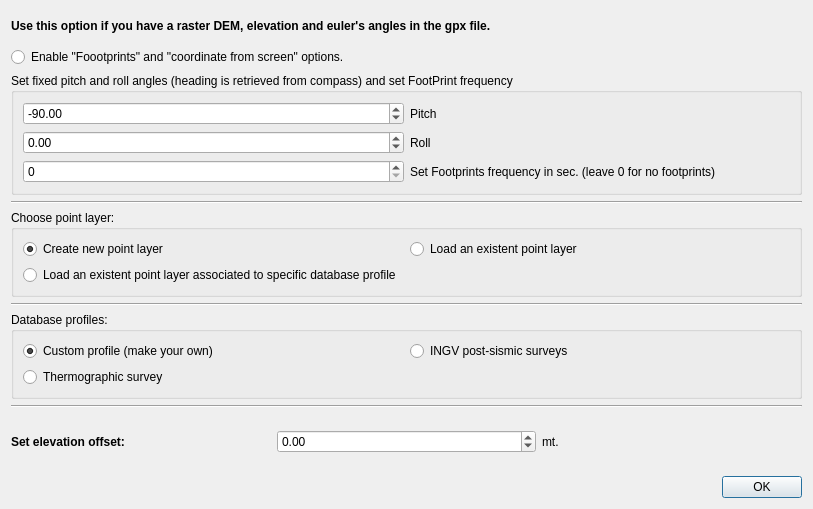
<?xml version="1.0" encoding="UTF-8"?>
<ui version="4.0">
 <class>OptionDialog</class>
 <widget class="QDialog" name="OptionDialog">
  <property name="geometry">
   <rect>
    <x>0</x>
    <y>0</y>
    <width>813</width>
    <height>509</height>
   </rect>
  </property>
  <property name="windowTitle">
   <string>Options</string>
  </property>
  <layout class="QVBoxLayout" name="verticalLayout">
   <item>
    <layout class="QGridLayout" name="gridLayout_3">
     <item row="0" column="0">
      <widget class="QLabel" name="label">
       <property name="font">
        <font>
         <weight>75</weight>
         <bold>true</bold>
         <stylestrategy>PreferDefault</stylestrategy>
        </font>
       </property>
       <property name="frameShadow">
        <enum>QFrame::Plain</enum>
       </property>
       <property name="text">
        <string>Use this option if you have a raster DEM, elevation and euler's angles in the gpx file.</string>
       </property>
       <property name="textFormat">
        <enum>Qt::RichText</enum>
       </property>
      </widget>
     </item>
     <item row="1" column="0">
      <layout class="QHBoxLayout" name="horizontalLayout_2">
       <item>
        <widget class="QRadioButton" name="FootprintsRadioButton">
         <property name="text">
          <string>Enable &quot;Foootprints&quot; and &quot;coordinate from screen&quot; options.</string>
         </property>
        </widget>
       </item>
      </layout>
     </item>
    </layout>
   </item>
   <item>
    <widget class="QGroupBox" name="groupBox_2">
     <property name="title">
      <string>Set fixed pitch and roll angles (heading is retrieved from compass) and set FootPrint frequency</string>
     </property>
     <layout class="QGridLayout" name="gridLayout_4">
      <item row="0" column="0">
       <layout class="QVBoxLayout" name="verticalLayout_3">
        <item>
         <layout class="QHBoxLayout" name="horizontalLayout_8">
          <item>
           <widget class="QDoubleSpinBox" name="PitchDoubleSpinBox">
            <property name="enabled">
             <bool>true</bool>
            </property>
            <property name="minimum">
             <double>-180.000000000000000</double>
            </property>
            <property name="maximum">
             <double>180.000000000000000</double>
            </property>
            <property name="value">
             <double>-90.000000000000000</double>
            </property>
           </widget>
          </item>
          <item>
           <widget class="QLabel" name="label_10">
            <property name="enabled">
             <bool>true</bool>
            </property>
            <property name="text">
             <string>Pitch</string>
            </property>
           </widget>
          </item>
         </layout>
        </item>
        <item>
         <layout class="QHBoxLayout" name="horizontalLayout_7">
          <item>
           <widget class="QDoubleSpinBox" name="RollDoubleSpinBox">
            <property name="enabled">
             <bool>true</bool>
            </property>
            <property name="minimum">
             <double>-180.000000000000000</double>
            </property>
            <property name="maximum">
             <double>180.000000000000000</double>
            </property>
           </widget>
          </item>
          <item>
           <widget class="QLabel" name="label_11">
            <property name="enabled">
             <bool>true</bool>
            </property>
            <property name="text">
             <string>Roll</string>
            </property>
           </widget>
          </item>
         </layout>
        </item>
        <item>
         <layout class="QHBoxLayout" name="horizontalLayout">
          <item>
           <widget class="QSpinBox" name="FootprintSpinBox">
            <property name="enabled">
             <bool>true</bool>
            </property>
            <property name="maximum">
             <number>10000</number>
            </property>
           </widget>
          </item>
          <item>
           <widget class="QLabel" name="label_4">
            <property name="enabled">
             <bool>true</bool>
            </property>
            <property name="text">
             <string>Set Footprints frequency in sec. (leave 0 for no footprints)</string>
            </property>
           </widget>
          </item>
         </layout>
        </item>
       </layout>
      </item>
     </layout>
    </widget>
   </item>
   <item>
    <widget class="Line" name="line_3">
     <property name="orientation">
      <enum>Qt::Horizontal</enum>
     </property>
    </widget>
   </item>
   <item>
    <widget class="QGroupBox" name="groupBox">
     <property name="title">
      <string>Choose point layer:</string>
     </property>
     <layout class="QGridLayout" name="gridLayout">
      <item row="0" column="1">
       <widget class="QRadioButton" name="LoadExistentLayerradioButton">
        <property name="text">
         <string>Load an existent point layer</string>
        </property>
       </widget>
      </item>
      <item row="1" column="0" colspan="2">
       <widget class="QRadioButton" name="LoadProfileLayerradioButton">
        <property name="text">
         <string>Load an existent point layer associated to specific database profile</string>
        </property>
        <property name="checked">
         <bool>false</bool>
        </property>
       </widget>
      </item>
      <item row="0" column="0">
       <widget class="QRadioButton" name="CreateNewLayerradioButton">
        <property name="text">
         <string>Create new point layer</string>
        </property>
        <property name="checked">
         <bool>true</bool>
        </property>
       </widget>
      </item>
     </layout>
    </widget>
   </item>
   <item>
    <widget class="Line" name="line_2">
     <property name="orientation">
      <enum>Qt::Horizontal</enum>
     </property>
    </widget>
   </item>
   <item>
    <widget class="QGroupBox" name="groupBox">
     <property name="title">
      <string>Database profiles:                       </string>
     </property>
     <layout class="QGridLayout" name="gridLayout_2">
      <item row="0" column="1">
       <widget class="QRadioButton" name="INGVradioButton">
        <property name="text">
         <string>INGV post-sismic surveys</string>
        </property>
        <property name="checked">
         <bool>false</bool>
        </property>
       </widget>
      </item>
      <item row="0" column="0">
       <widget class="QRadioButton" name="CustomProfileradioButton">
        <property name="text">
         <string>Custom profile (make your own)</string>
        </property>
        <property name="checked">
         <bool>true</bool>
        </property>
       </widget>
      </item>
      <item row="1" column="0">
       <widget class="QRadioButton" name="ThermographicradioButton">
        <property name="text">
         <string>Thermographic survey</string>
        </property>
       </widget>
      </item>
     </layout>
    </widget>
   </item>
   <item>
    <widget class="Line" name="line">
     <property name="orientation">
      <enum>Qt::Horizontal</enum>
     </property>
    </widget>
   </item>
   <item>
    <layout class="QHBoxLayout" name="horizontalLayout_3">
     <item>
      <widget class="QLabel" name="label_5">
       <property name="font">
        <font>
         <weight>75</weight>
         <bold>true</bold>
        </font>
       </property>
       <property name="text">
        <string>Set elevation offset: </string>
       </property>
      </widget>
     </item>
     <item>
      <widget class="QDoubleSpinBox" name="EleOffsetSpinBox">
       <property name="minimum">
        <double>-1000000000.000000000000000</double>
       </property>
       <property name="maximum">
        <double>1000000000.000000000000000</double>
       </property>
      </widget>
     </item>
     <item>
      <widget class="QLabel" name="label_6">
       <property name="text">
        <string>mt.</string>
       </property>
      </widget>
     </item>
    </layout>
   </item>
   <item>
    <widget class="QDialogButtonBox" name="buttonBox">
     <property name="orientation">
      <enum>Qt::Horizontal</enum>
     </property>
     <property name="standardButtons">
      <set>QDialogButtonBox::Ok</set>
     </property>
    </widget>
   </item>
  </layout>
  <zorder>line_2</zorder>
  <zorder>groupBox</zorder>
  <zorder>line</zorder>
  <zorder>buttonBox</zorder>
  <zorder>groupBox</zorder>
  <zorder>groupBox_2</zorder>
  <zorder>line_3</zorder>
 </widget>
 <tabstops>
  <tabstop>FootprintsRadioButton</tabstop>
  <tabstop>CreateNewLayerradioButton</tabstop>
  <tabstop>LoadExistentLayerradioButton</tabstop>
  <tabstop>LoadProfileLayerradioButton</tabstop>
  <tabstop>CustomProfileradioButton</tabstop>
  <tabstop>INGVradioButton</tabstop>
  <tabstop>buttonBox</tabstop>
 </tabstops>
 <resources/>
 <connections>
  <connection>
   <sender>buttonBox</sender>
   <signal>accepted()</signal>
   <receiver>OptionDialog</receiver>
   <slot>accept()</slot>
   <hints>
    <hint type="sourcelabel">
     <x>93</x>
     <y>497</y>
    </hint>
    <hint type="destinationlabel">
     <x>157</x>
     <y>274</y>
    </hint>
   </hints>
  </connection>
  <connection>
   <sender>buttonBox</sender>
   <signal>rejected()</signal>
   <receiver>OptionDialog</receiver>
   <slot>reject()</slot>
   <hints>
    <hint type="sourcelabel">
     <x>93</x>
     <y>497</y>
    </hint>
    <hint type="destinationlabel">
     <x>286</x>
     <y>274</y>
    </hint>
   </hints>
  </connection>
  <connection>
   <sender>FootprintsRadioButton</sender>
   <signal>clicked(bool)</signal>
   <receiver>FootprintSpinBox</receiver>
   <slot>setEnabled(bool)</slot>
   <hints>
    <hint type="sourcelabel">
     <x>122</x>
     <y>59</y>
    </hint>
    <hint type="destinationlabel">
     <x>77</x>
     <y>187</y>
    </hint>
   </hints>
  </connection>
  <connection>
   <sender>FootprintsRadioButton</sender>
   <signal>toggled(bool)</signal>
   <receiver>groupBox_2</receiver>
   <slot>setVisible(bool)</slot>
   <hints>
    <hint type="sourcelabel">
     <x>238</x>
     <y>59</y>
    </hint>
    <hint type="destinationlabel">
     <x>237</x>
     <y>138</y>
    </hint>
   </hints>
  </connection>
 </connections>
</ui>
